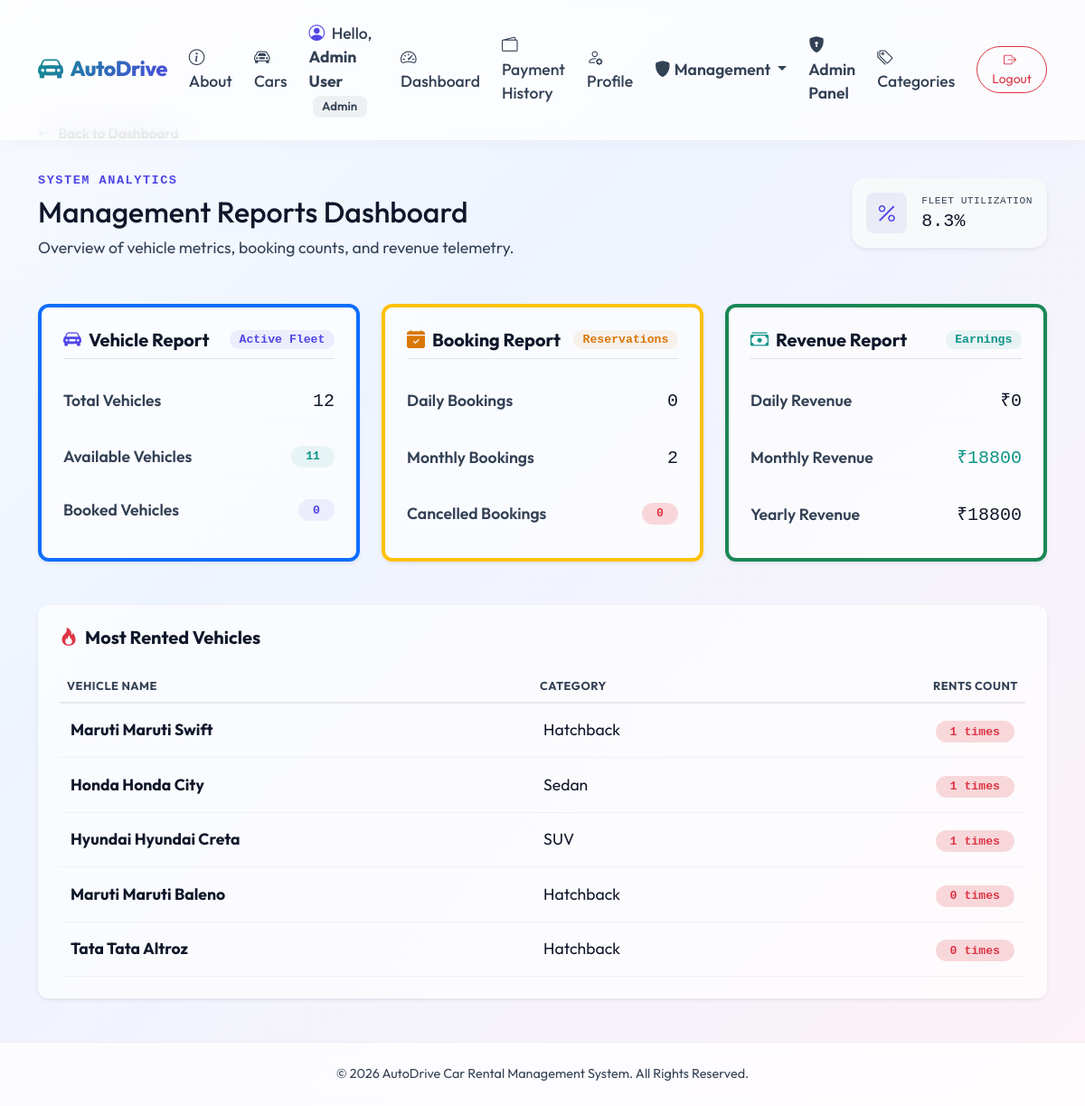
Page /admin-dashboard/reports/ (signed in) on the committed database.
### rental/models.py (models this page shows, shortened)
class User(AbstractUser):
    ROLE_CHOICES = (
        ('customer', 'Customer'),
        ('staff', 'Staff'),
        ('admin', 'Admin'),
    )
    username = None
    email = models.EmailField(unique=True, verbose_name="Email Address")
    name = models.CharField(max_length=255, verbose_name="Full Name")
    mobile = models.CharField(max_length=15, verbose_name="Mobile Number")
    license_number = models.CharField(max_length=50, blank=True, null=True, verbose_name="Driving License Number")
    role = models.CharField(max_length=10, choices=ROLE_CHOICES, default='customer', verbose_name="Role")
    is_license_verified = models.BooleanField(default=False, verbose_name="License Verified")
    objects = UserManager()
    USERNAME_FIELD = 'email'
    REQUIRED_FIELDS = ['name']

class Car(models.Model):
    STATUS_CHOICES = (
        ('Available', 'Available'),
        ('Booked', 'Booked'),
        ('Maintenance', 'Maintenance'),
        ('Inactive', 'Inactive'),
    )
    name = models.CharField(max_length=150, verbose_name="Vehicle Name")
    brand = models.CharField(max_length=100, verbose_name="Brand")
    model = models.CharField(max_length=100, verbose_name="Model")
    category = models.ForeignKey(Category, on_delete=models.SET_NULL, null=True, blank=True, related_name='cars', verbose_name="Category")
    year = models.IntegerField(verbose_name="Year")
    fuel_type = models.CharField(max_length=50, verbose_name="Fuel Type")
    transmission = models.CharField(max_length=50, verbose_name="Transmission")
    seating_capacity = models.IntegerField(verbose_name="Seating Capacity")
    rent_per_day = models.DecimalField(max_digits=10, decimal_places=2, verbose_name="Rent Per Day")
    image = models.ImageField(upload_to='cars/', blank=True, null=True, verbose_name="Vehicle Image")
    status = models.CharField(max_length=50, choices=STATUS_CHOICES, default='Available', verbose_name="Status")

class Category(models.Model):
    name = models.CharField(max_length=100, unique=True, verbose_name="Category Name")
    description = models.TextField(blank=True, null=True, verbose_name="Description")

### rental/views.py (the view)
        @login_required
        def _wrapped_view(request, *args, **kwargs):
            if request.user.role in allowed_roles or request.user.is_superuser:
                return view_func(request, *args, **kwargs)
            return HttpResponseForbidden("<h3>Access Denied</h3><p>You do not have administrative permissions to perform this action.</p>")

### templates/rental/admin_reports.html
{% extends 'base.html' %}
{% block content %}
<div class="container py-5 fade-in-up">
    <div class="mb-4">
        <a href="{% url 'dashboard' %}" class="text-decoration-none text-muted small fw-semibold">
            <i class="bi bi-arrow-left me-1"></i> Back to Dashboard
        </a>
    </div>
    <div class="mb-5 d-flex justify-content-between align-items-center flex-wrap gap-3">
        <div>
            <span class="text-uppercase font-monospace text-primary fw-bold" style="letter-spacing: 1.5px; font-size: 0.85rem;">System Analytics</span>
            <h2 class="fw-extrabold text-dark mt-1">Management Reports Dashboard</h2>
            <p class="text-muted mb-0">Overview of vehicle metrics, booking counts, and revenue telemetry.</p>
        </div>
        <div class="p-3 bg-light rounded-4 border-light d-flex align-items-center shadow-sm">
            <div class="me-3 bg-primary-subtle text-primary p-2.5 rounded-3 d-flex align-items-center justify-content-center" style="width: 45px; height: 45px;">
                <i class="bi bi-percent fs-4"></i>
            </div>
            <div>
                <span class="text-uppercase font-monospace text-muted small d-block" style="font-size: 0.7rem; letter-spacing: 0.5px;">Fleet Utilization</span>
                <span class="fw-extrabold text-dark font-monospace h5 mb-0">{{ utilization_rate }}%</span>
            </div>
        </div>
    </div>
    <div class="row g-4 mb-5">
        <div class="col-md-4">
            <div class="card card-custom p-4 shadow-sm h-100 border-top border-primary border-4" style="border-radius: 12px;">
                <div class="d-flex justify-content-between align-items-center mb-4 pb-2 border-bottom">
                    <h5 class="fw-bold text-dark mb-0"><i class="bi bi-car-front-fill text-primary me-2"></i>Vehicle Report</h5>
                    <span class="badge bg-primary-subtle text-primary font-monospace rounded-pill px-2.5 py-1">Active Fleet</span>
                </div>
                <div class="d-flex flex-column gap-3">
                    <div class="d-flex justify-content-between align-items-center py-2 border-bottom border-light">
                        <span class="fw-semibold text-secondary">Total Vehicles</span>
                        <span class="fw-extrabold text-dark font-monospace fs-5">{{ total_vehicles }}</span>
                    </div>
                    <div class="d-flex justify-content-between align-items-center py-2 border-bottom border-light">
                        <span class="fw-semibold text-secondary">Available Vehicles</span>
                        <span class="badge bg-success-subtle text-success font-monospace px-3 py-1.5 rounded-pill fw-bold">{{ available_vehicles }}</span>
                    </div>
                    <div class="d-flex justify-content-between align-items-center py-2">
                        <span class="fw-semibold text-secondary">Booked Vehicles</span>
                        <span class="badge bg-primary-subtle text-primary font-monospace px-3 py-1.5 rounded-pill fw-bold">{{ booked_vehicles }}</span>
                    </div>
                </div>
            </div>
        </div>
        <div class="col-md-4">
            <div class="card card-custom p-4 shadow-sm h-100 border-top border-warning border-4" style="border-radius: 12px;">
                <div class="d-flex justify-content-between align-items-center mb-4 pb-2 border-bottom">
                    <h5 class="fw-bold text-dark mb-0"><i class="bi bi-calendar-check-fill text-warning me-2"></i>Booking Report</h5>
                    <span class="badge bg-warning-subtle text-warning font-monospace rounded-pill px-2.5 py-1">Reservations</span>
                </div>
                <div class="d-flex flex-column gap-3">
                    <div class="d-flex justify-content-between align-items-center py-2 border-bottom border-light">
                        <span class="fw-semibold text-secondary">Daily Bookings</span>
                        <span class="fw-extrabold text-dark font-monospace fs-5">{{ daily_bookings }}</span>
                    </div>
                    <div class="d-flex justify-content-between align-items-center py-2 border-bottom border-light">
                        <span class="fw-semibold text-secondary">Monthly Bookings</span>
                        <span class="fw-extrabold text-dark font-monospace fs-5">{{ monthly_bookings }}</span>
                    </div>
                    <div class="d-flex justify-content-between align-items-center py-2">
                        <span class="fw-semibold text-secondary">Cancelled Bookings</span>
                        <span class="badge bg-danger-subtle text-danger font-monospace px-3 py-1.5 rounded-pill fw-bold">{{ cancelled_bookings }}</span>
                    </div>
                </div>
            </div>
        </div>
        <div class="col-md-4">
            <div class="card card-custom p-4 shadow-sm h-100 border-top border-success border-4" style="border-radius: 12px;">
                <div class="d-flex justify-content-between align-items-center mb-4 pb-2 border-bottom">
                    <h5 class="fw-bold text-dark mb-0"><i class="bi bi-cash-stack text-success me-2"></i>Revenue Report</h5>
                    <span class="badge bg-success-subtle text-success font-monospace rounded-pill px-2.5 py-1">Earnings</span>
                </div>
                <div class="d-flex flex-column gap-3">
                    <div class="d-flex justify-content-between align-items-center py-2 border-bottom border-light">
                        <span class="fw-semibold text-secondary">Daily Revenue</span>
                        <span class="fw-extrabold text-dark font-monospace fs-5">₹{{ daily_revenue }}</span>
                    </div>
                    <div class="d-flex justify-content-between align-items-center py-2 border-bottom border-light">
                        <span class="fw-semibold text-secondary">Monthly Revenue</span>
                        <span class="fw-extrabold text-success font-monospace fs-5">₹{{ monthly_revenue }}</span>
                    </div>
                    <div class="d-flex justify-content-between align-items-center py-2">
                        <span class="fw-semibold text-secondary">Yearly Revenue</span>
                        <span class="fw-extrabold text-dark font-monospace fs-5">₹{{ yearly_revenue }}</span>
                    </div>
                </div>
            </div>
        </div>
    </div>
    <div class="row g-4">
        <div class="col-12">
            <div class="card card-custom p-4 shadow-sm border-0" style="border-radius: 12px;">
                <h5 class="fw-bold text-dark mb-4"><i class="bi bi-fire text-danger me-2"></i>Most Rented Vehicles</h5>
                <div class="table-responsive">
                    <table class="table table-borderless align-middle mb-0">
                        <thead>
                            <tr class="text-muted small border-bottom" style="font-weight: 600;">
                                <th>Vehicle Name</th>
                                <th>Category</th>
                                <th class="text-end">Rents Count</th>
                            </tr>
                        </thead>
                        <tbody>
                            {% for car in popular_cars %}
                                <tr>
                                    <td class="py-3">
                                        <strong class="text-dark">{{ car.brand }} {{ car.name }}</strong>
                                    </td>
                                    <td>{{ car.category.name }}</td>
                                    <td class="text-end">
                                        <span class="badge bg-danger-subtle text-danger font-monospace px-3 py-1.5 rounded-pill fw-bold">{{ car.num_bookings }} times</span>
                                    </td>
                                </tr>
                            {% empty %}
                                <tr>
                                    <td colspan="3" class="text-center py-4 text-muted">No rental counts logged.</td>
                                </tr>
                            {% endfor %}
                        </tbody>
                    </table>
                </div>
            </div>
        </div>
    </div>
</div>
{% endblock %}

### templates/base.html (shortened to what this page needs)
{% load static %}
<!DOCTYPE html>
<html lang="en">
<head>
    <link href="https://cdn.jsdelivr.net/npm/bootstrap@5.3.2/dist/css/bootstrap.min.css" rel="stylesheet">
    <link rel="stylesheet" href="https://cdn.jsdelivr.net/npm/bootstrap-icons@1.11.2/font/bootstrap-icons.min.css">
    <link rel="stylesheet" href="{% static 'css/style.css' %}?v=4.0">
</head>
<body>
    <nav class="navbar navbar-expand-lg navbar-light navbar-custom py-3">
        <div class="container">
            <a class="navbar-brand d-flex align-items-center" href="{% url 'home' %}">
                <i class="bi bi-car-front-fill me-2 fs-3 text-primary"></i>
                <span>AutoDrive</span>
            </a>
            <div class="collapse navbar-collapse" id="navbarNav">
                <ul class="navbar-nav ms-auto align-items-center gap-2">
                    <li class="nav-item">
                        <a class="nav-link" href="{% url 'about' %}">
                            <i class="bi bi-info-circle me-1"></i>About
                        </a>
                    </li>
                    <li class="nav-item">
                        <a class="nav-link" href="{% url 'car_list' %}">
                            <i class="bi bi-car-front me-1"></i>Cars
                        </a>
                    </li>
                    {% if user.is_authenticated %}
                        <li class="nav-item">
                            <span class="nav-link text-secondary pe-none">
                                <i class="bi bi-person-circle me-1 text-primary"></i>
                                Hello, <strong>{{ user.name }}</strong>
                                <span class="badge bg-secondary ms-1">{{ user.get_role_display }}</span>
                            </span>
                        </li>
                        <li class="nav-item">
                            <a class="nav-link" href="{% url 'dashboard' %}">
                                <i class="bi bi-speedometer2 me-1"></i>Dashboard
                            </a>
                        </li>
                        <li class="nav-item">
                            <a class="nav-link" href="{% url 'payment_history' %}">
                                <i class="bi bi-wallet2 me-1"></i>Payment History
                            </a>
                        </li>
                        <li class="nav-item">
                            <a class="nav-link" href="{% url 'profile' %}">
                                <i class="bi bi-person-gear me-1"></i>Profile
                            </a>
                        </li>
                        {% if user.role == 'admin' or user.role == 'staff' or user.is_superuser %}
                            <li class="nav-item dropdown">
                                <a class="nav-link dropdown-toggle text-warning fw-semibold" href="#" id="adminDropdown" role="button" data-bs-toggle="dropdown" aria-expanded="false">
                                    <i class="bi bi-shield-fill me-1"></i>Management
                                </a>
                            </li>
                        {% endif %}
                        {% if user.is_staff or user.is_superuser %}
                            <li class="nav-item">
                                <a class="nav-link text-warning fw-semibold" href="/admin/" target="_blank">
                                    <i class="bi bi-shield-lock-fill me-1"></i>Admin Panel
                                </a>
                            </li>
                        {% endif %}
                        <li class="nav-item">
                            <a class="nav-link" href="{% url 'category_list' %}">
                                <i class="bi bi-tags me-1"></i>Categories
                            </a>
                        </li>
                        <li class="nav-item ms-2">
                            <a class="btn btn-outline-danger btn-sm rounded-pill px-3" href="{% url 'logout' %}">
                                <i class="bi bi-box-arrow-right me-1"></i>Logout
                            </a>
                        </li>
                    {% endif %}
                </ul>
            </div>
        </div>
    </nav>
    <main class="flex-grow-1">
        {% block content %}
        {% endblock %}
    </main>
    <footer>
        <div class="container">
            <p class="mb-0">&copy; 2026 AutoDrive Car Rental Management System. All Rights Reserved.</p>
        </div>
    </footer>
</body>
</html>

### rows in the picture
User: name "Admin User", role "Admin"
Car: brand "Maruti", name "Maruti Swift", category.name "Hatchback", num_bookings "1"
Car: brand "Honda", name "Honda City", category.name "Sedan", num_bookings "1"
Car: brand "Hyundai", name "Hyundai Creta", category.name "SUV", num_bookings "1"
Car: brand "Maruti", name "Maruti Baleno", category.name "Hatchback", num_bookings "0"
Car: brand "Tata", name "Tata Altroz", category.name "Hatchback", num_bookings "0"

### other values in the picture
{{ utilization_rate }} "8.3"
{{ total_vehicles }} "12"
{{ available_vehicles }} "11"
{{ booked_vehicles }} "0"
{{ daily_bookings }} "0"
{{ monthly_bookings }} "2"
{{ cancelled_bookings }} "0"
{{ daily_revenue }} "0"
{{ monthly_revenue }} "18800"
{{ yearly_revenue }} "18800"
